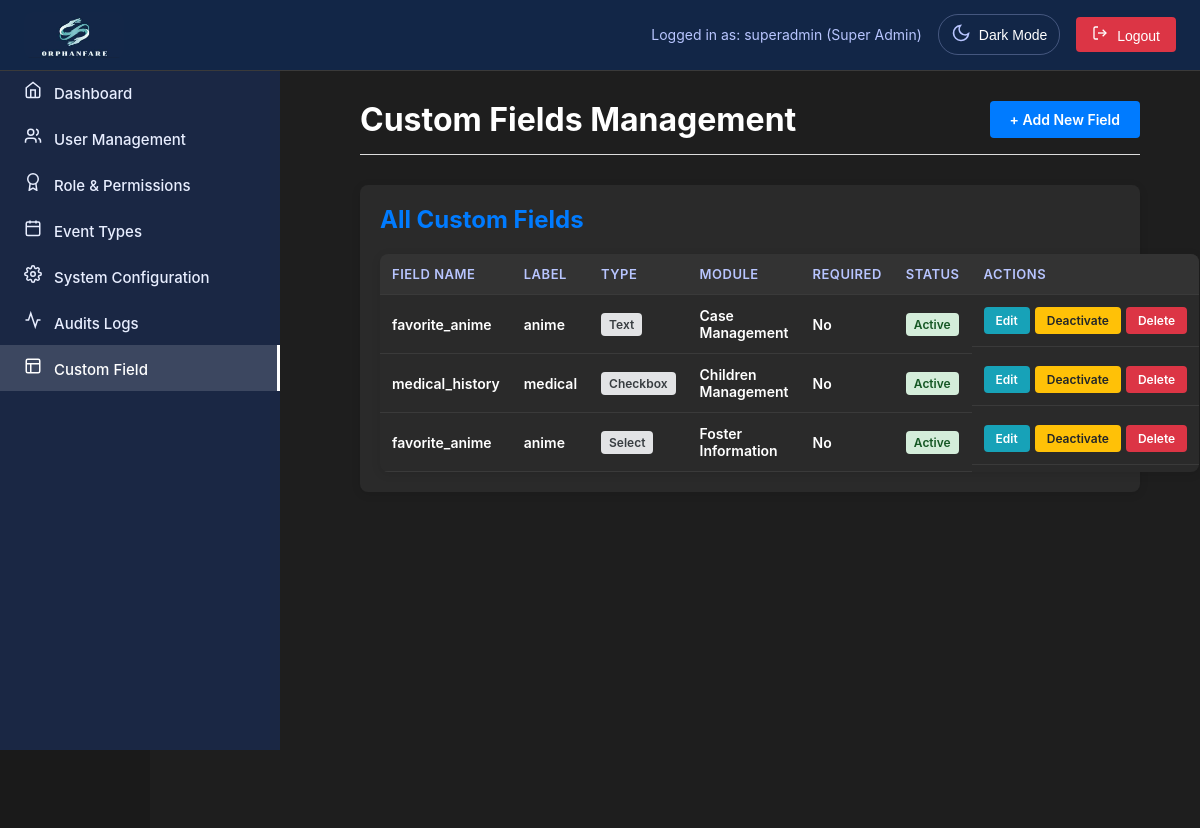
The page /superadmin/custom-field.php (signed in) on the database its author committed.
### tables this page shows
CREATE TABLE `custom_fields` (
  `id` int(11) NOT NULL,
  `field_name` varchar(100) NOT NULL,
  `field_label` varchar(255) NOT NULL,
  `field_type` enum('text','textarea','number','date','select','checkbox','radio') NOT NULL,
  `field_options` text DEFAULT NULL,
  `module` varchar(50) NOT NULL,
  `placeholder_text` varchar(255) DEFAULT NULL,
  `default_value` text DEFAULT NULL,
  `help_text` text DEFAULT NULL,
  `is_required` tinyint(1) DEFAULT 0,
  `field_order` int(11) DEFAULT 0,
  `display_order` int(11) DEFAULT 0,
  `is_active` tinyint(1) DEFAULT 1,
  `created_by` int(11) NOT NULL,
  `created_at` timestamp NOT NULL DEFAULT current_timestamp(),
  `updated_at` timestamp NOT NULL DEFAULT current_timestamp() ON UPDATE current_timestamp()
);

### superadmin/includes/CustomFieldManager.php (called while the page is built, shortened)
<?php
class CustomFieldManager {
    private $pdo;
    public function __construct($pdoConnection) {
        $this->pdo = $pdoConnection;
    }
    public function getAvailableModules() {
        return [
            'children' => 'Children Management',
            'cases' => 'Case Management',
            'foster' => 'Foster Information',
            'donations' => 'Donations',
        ];
    }
    public function getModuleTableMap() {
        return [
            'children' => 'children',
            'cases' => 'cases',
            'foster' => 'foster_parents',
            'donations' => 'donations',
            'inventory' => 'inventory',
            'users' => 'users',
            'schedule' => 'events'
        ];
    }
    public function getFieldLocations($module) {
        $locations = [
            'children' => [
                'unified-registration.php - Child Information Tab',
                'child-management.php - Edit Child Modal',
                'child-management.php - Child Details View',
                'case-management.php - Linked Child Information'
            ],
            'cases' => [
                'unified-registration.php - Case Information Tab',
                'case-management.php - Case Details',
                'case-management.php - Case Edit Form'
            ],
            'foster' => [
                'foster-info.php - Foster Home Registration',
                'foster-info.php - Foster Home Details',
                'matchmaking.php - Foster Matching'
            ],
            'donations' => [
                'donation.php - Donation Form',
                'donation.php - Donation Records',
                'donation-reports.php - Donation Reports'
            ],
            'inventory' => [
                'inventory.php - Inventory Items',
                'inventory.php - Stock Management'
            ],
            'users' => [
                'user-management.php - User Profiles',
                'settings.php - User Settings'
            ],
            'schedule' => [
                'schedule.php - Event Creation Modal',
                'schedule.php - Event Details View',
                'schedule.php - Event Edit Form'
            ]
        ];
        return $locations[$module] ?? ['Various system locations'];
    }
    public function getAllFields($page = 1, $limit = 50) {
        try {
            $offset = ($page - 1) * $limit;
            $sql = "SELECT * FROM custom_fields ORDER BY module, field_order, field_label LIMIT $limit OFFSET $offset";
            $stmt = $this->pdo->query($sql);
            $fields = [];
            $count = 0;
            while ($row = $stmt->fetch(PDO::FETCH_ASSOC)) {
                if ($row['field_options']) {
                    $row['field_options'] = json_decode($row['field_options'], true);
                }
                $row['locations'] = $this->getFieldLocations($row['module']);
                $row['table_name'] = $this->getModuleTableMap()[$row['module']] ?? 'unknown';
                $fields[] = $row;
            }
            return $fields;
        } catch (Exception $e) {
            error_log("Custom Fields GetAll Error: " . $e->getMessage());
            error_log("DEBUG: Error details: " . print_r($this->pdo->errorInfo(), true));
            return [];
        }
    }
}
?>

### superadmin/custom-field.php (the view, shortened to what this page needs)
<?php
require_once 'includes/superheader.php';
require_once '../config/database.php';
require_once 'includes/CustomFieldManager.php';
$fieldManager = new CustomFieldManager($pdo);
$action = $_GET['action'] ?? 'list';
$modules = $fieldManager->getAvailableModules();
$modulesToRemove = ['inventory', 'schedule_events', 'user'];
foreach ($modulesToRemove as $module) {
    unset($modules[$module]);
}
?>
<!DOCTYPE html>
<html lang="en">
<head>
    <link rel="stylesheet" href="../css/superadmin.css">
    <link rel="stylesheet" href="../css/common.css">
</head>
<body>
    <div class="main-content">
        <div class="header">
            <h1 class="custom-title">Custom Fields Management</h1>
            <?php if ($action === 'list'): ?>
                <a href="?action=add" class="btn btn-primary">+ Add New Field</a>
            <?php else: ?>
                <a href="custom-field.php" class="btn btn-secondary">← Back to Fields</a>
            <?php endif; ?>
        </div>
        <?php if ($action === 'list'): ?>
            <div class="content-box">
                <h2 class="content-title">All Custom Fields</h2>
                <?php $fields = $fieldManager->getAllFields(); ?>
                <?php if (empty($fields)): ?>
                    <p style="text-align: center; padding: 40px; color: #666;">No custom fields found. <a href="?action=add">Create your first field</a></p>
                <?php else: ?>
                    <table class="fields-table">
                        <thead>
                            <tr>
                                <th>Field Name</th>
                                <th>Label</th>
                                <th>Type</th>
                                <th>Module</th>
                                <th>Required</th>
                                <th>Status</th>
                                <th>Actions</th>
                            </tr>
                        </thead>
                        <tbody>
                            <?php foreach ($fields as $f): ?>
                            <tr>
                                <td><strong class="custom-name"><?php echo htmlspecialchars($f['field_name']); ?></strong></td>
                                <td><?php echo htmlspecialchars($f['field_label']); ?></td>
                                <td><span class="badge badge-type"><?php echo ucfirst($f['field_type']); ?></span></td>
                                <td><?php echo htmlspecialchars($modules[$f['module']] ?? $f['module']); ?></td>
                                <td><?php echo $f['is_required'] ? 'Yes' : 'No'; ?></td>
                                <td>
                                    <span class="badge <?php echo $f['is_active'] ? 'badge-active' : 'badge-inactive'; ?>">
                                        <?php echo $f['is_active'] ? 'Active' : 'Inactive'; ?>
                                    </span>
                                </td>
                                <td class="action-buttons">
                                    <a href="?action=edit&id=<?php echo $f['id']; ?>" class="btn btn-info">Edit</a>
                                    <a href="?action=toggle&id=<?php echo $f['id']; ?>&status=<?php echo $f['is_active'] ? 0 : 1; ?>" class="btn btn-warning">
                                        <?php echo $f['is_active'] ? 'Deactivate' : 'Activate'; ?>
                                    </a>
                                    <a href="?action=delete&id=<?php echo $f['id']; ?>" class="btn btn-danger" onclick="return confirm('Are you sure you want to delete this field?')">Delete</a>
                                </td>
                            </tr>
                            <?php endforeach; ?>
                        </tbody>
                    </table>
                <?php endif; ?>
            </div>
        <?php endif; ?>
    </div>
</body>
</html>
<?php require_once 'includes/superfooter.php'; ?>

### css/superadmin.css (style rules this page uses)
.main-content { margin-left: 280px; padding: 100px 32px 32px; flex: 1; background-color: #1a1a1a; }
.btn { border: none; border-radius: 6px; padding: 10px 20px; font-size: 14px; font-weight: 500; cursor: pointer; transition: all 0.2s; }
.btn-primary { background-color: #007bff; color: white; }
.btn-danger { background-color: #dc3545; color: white; }
table { width: 100%; border-collapse: collapse; }
th { background-color: #333333; padding: 16px; text-align: left; font-weight: 600; color: #ffffff; font-size: 14px; }
td { padding: 16px; border-bottom: 1px solid #3a3a3a; font-size: 14px; }

### css/common.css (style rules this page uses)
* { margin: 0; padding: 0; box-sizing: border-box; }
body { font-family: -apple-system, BlinkMacSystemFont, "Segoe UI", Roboto, sans-serif; background-color: #1a1a1a; min-height: 100vh; color: white; }
.main-content { flex: 1; margin-left: 280px; padding: 100px 30px; background: #1e1e1e; min-height: 100vh; }
.btn { padding: 10px 20px; border: none; border-radius: 6px; cursor: pointer; font-size: 14px; font-weight: 600; text-decoration: none; display: inline-block; transition: all 0.2s; background: linear-gradient(135deg, #3b82f6, #2563eb) ; color: white; }
table { width: 100%; border-collapse: collapse; margin-top: 16px; background: #2a2a2a; border-radius: 8px; overflow: hidden; }
th, td { justify-content: center; text-align: left; border-bottom: 1px solid #3a3a3a; }
th { background: #333333; color: #b8c5ff; font-weight: 600; font-size: 13px; text-transform: uppercase; letter-spacing: 0.5px; }
td { font-size: 14px; }

### superadmin/custom-field.php (style rules this page uses)
body { color: black; }
.content-title { color: #007bff; }
.main-content { max-width: 1200px; margin-left: 150px; margin-top: -50px; }
.header { display: flex; justify-content: space-between; align-items: center; margin-bottom: 30px; padding-bottom: 15px; border-bottom: 1px solid #ddd; }
.btn { padding: 10px 20px; border: none; border-radius: 4px; cursor: pointer; text-decoration: none; display: inline-block; font-size: 14px; }
.btn-primary { background: #007bff; color: white; }
.btn-info { background: #17a2b8; color: white; padding: 6px 12px; font-size: 12px; }
.btn-warning { background: #ffc107; color: #212529; padding: 6px 12px; font-size: 12px; }
.btn-danger { background: #dc3545; color: white; padding: 6px 12px; font-size: 12px; }
.fields-table { width: 100%; border-collapse: collapse; margin-top: 20px; background: white; border-radius: 8px; overflow: hidden; box-shadow: 0 2px 10px rgba(0,0,0,0.1); }
.fields-table th, .fields-table td { padding: 12px; text-align: left; }
.fields-table th { background: #f8f9fa; font-weight: 600; color: #333; }
.badge { display: inline-block; padding: 4px 8px; border-radius: 4px; font-size: 12px; }
.badge-active { background: #d4edda; color: #155724; }
.badge-type { background: #e2e3e5; color: #383d41; }
.content-box { background: white; padding: 20px; border-radius: 8px; box-shadow: 0 2px 10px rgba(0,0,0,0.1); }
.action-buttons { display: flex; gap: 5px; }
.custom-title { color: #ffffff; }
.content-box { background: #2a2a2a; padding: 20px; border-radius: 8px; box-shadow: 0 2px 10px rgba(0,0,0,0.1); }
.fields-table th { background: #f8f9fa; font-weight: 600; color: #333; border-bottom: 1px solid #3a3a3a; }
.fields-table td { font-weight: 600; color: white; }
.custom-name { color:rgb(255, 255, 255); font-weight: 600; }
.fields-table { background: #2a2a2a; color: #ffffff; box-sizing: none; }
.fields-table th { background: #333333; font-weight: 600; color: #b8c5ff; }

### rows shown on the page
custom_fields: field_name "favorite_anime", field_label "anime", field_type "Text", module "Case Management", is_required "No", is_active "Active"
custom_fields: field_name "medical_history", field_label "medical", field_type "Checkbox", module "Children Management", is_required "No", is_active "Active"
custom_fields: field_name "favorite_anime", field_label "anime", field_type "Select", module "Foster Information", is_required "No", is_active "Active"

### other values the page prints
$_SESSION['username'] "superadmin"
$_SESSION['role'] === 'super_admin' ? 'Super Admin' : 'Admin' "Super Admin"
